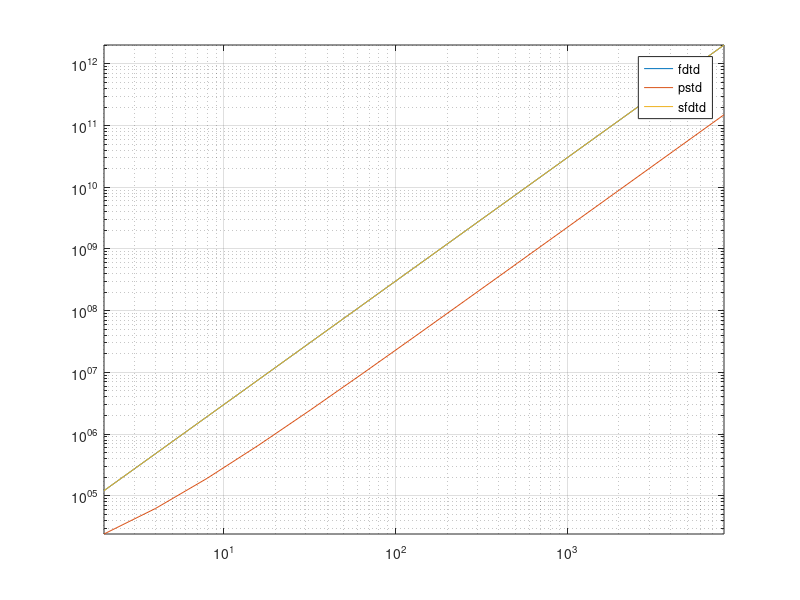

This chart was generated by the following MATLAB code:
%% Make Variables
p0 = 2*10^-5;
%define density
rho = 1.21;
%define speed of sound
c = 343.0;
%define total time
T = 0.12;
%define FS
fs = 44100;
sfdtdcstab = 2/(pi*sqrt(2));
cstab = 2/(pi*sqrt(2));
%define timestep
pstddt = (1/fs);
fdtddt = (1/fs)/3;
sfdtddt = (1/fs)/3;
%grid size
fdtdgx = c * fdtddt / cstab;
fdtdgy = c * fdtddt / cstab;
fdtdgz = c * fdtddt / cstab;
%grid size
sfdtdgx = c * sfdtddt / sfdtdcstab;
sfdtdgy = c * sfdtddt / sfdtdcstab;
sfdtdgz = c * sfdtddt / sfdtdcstab;
%define grid width
dims = [2 4 8 16 32 64 128 256 512 1024 2048 4096 8192];
gridWidthX = dims;
gridWidthY = dims;
gridWidthZ = dims;
lx = dims;
ly = dims;
lz = dims;
fdtdxcells = ceil(lx/fdtdgx);
fdtdycells = ceil(ly/fdtdgy);
fdtdzcells = ceil(lz/fdtdgz);
sfdtdxcells = ceil(lx/sfdtdgx);
sfdtdycells = ceil(lx/sfdtdgy);
sfdtdzcells = ceil(lx/sfdtdgz);
%Target stability number 
pstdSt = 2/(pi*sqrt(3));
%dfine grid spacing
pstddx = c * pstddt / pstdSt;
%define pml depth 
PMLdepth = 30;
%calc grid size
Nx = ceil(abs(gridWidthX/pstddx)+2*PMLdepth);
Ny = ceil(abs(gridWidthY/pstddx)+2*PMLdepth);
Nz = ceil(abs(gridWidthZ/pstddx)+2*PMLdepth);
pstdncells = Nx.*Ny.*Nz;
pstd2dncells = Nx.*Ny;
fdtdncells = fdtdxcells .* fdtdycells .* fdtdzcells;
fdtd2dncells = fdtdxcells .* fdtdycells;
sfdtdncells = sfdtdxcells .* sfdtdycells .* sfdtdzcells;
sfdtd2dncells = sfdtdxcells .* sfdtdycells;

semilogy(dims,[fdtd2dncells; pstd2dncells; sfdtd2dncells])
legend('fdtd','pstd','sfdtd');
axis('tight');
set(gca,'xscale','log');
grid('on');